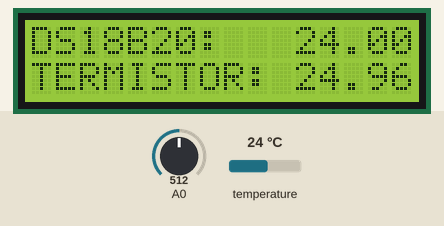
Recording of a sketch running on a simulated Arduino Uno, built with avr-gcc and run on an emulated ATmega328P. On the bench: 16×2 character LCD. The inputs (shaded band) are chosen by the test bench; at power-on: A0 = 512, temperature 24 °C. What the sketch prints to the serial monitor is not drawn.

Above: at 1.2 s.
1.3 s: A0 set to 716
At 3.3 s:
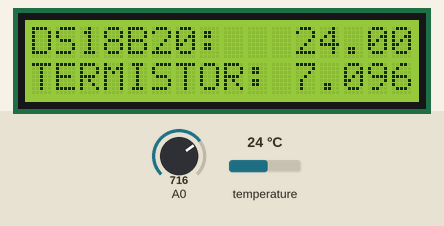
3.6 s: temperature set to 12 °C
At 5.3 s:
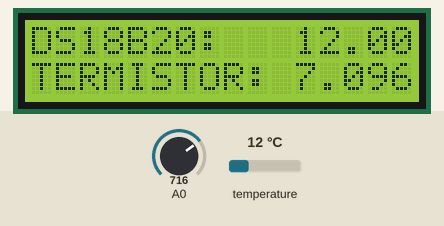
5.7 s: A0 set to 900
At 7.2 s:
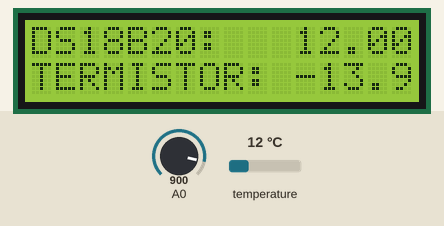
7.7 s: temperature set to 19 °C
At 9.2 s:
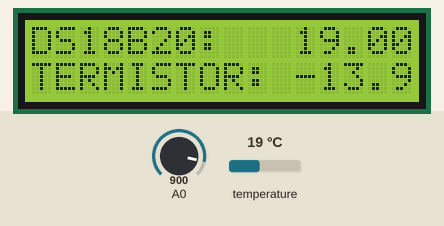
9.8 s: A0 set to 1023
At 11.2 s:
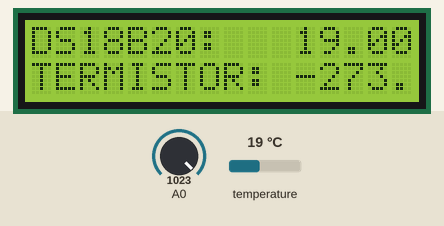
11.9 s: temperature set to 28 °C
At 13.2 s:
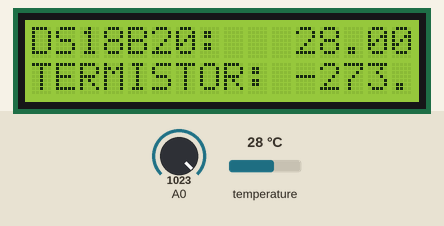
Timing chart, 0 to 14.9 s (numbered marks = the images above; inputs shaded):
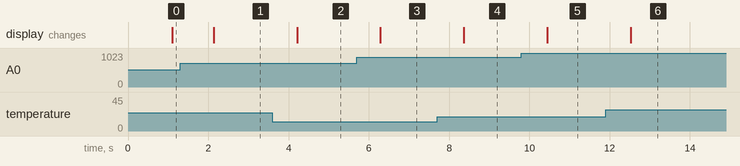

Measured:
- after the input at 1.3 s, the display: changes after 0.84 s (image 1)
- after the input at 3.6 s, the display: changes after 0.61 s (image 2)
- after the input at 5.7 s, the display: changes after 0.59 s (image 3)
- after the input at 7.7 s, the display: changes after 0.67 s (image 4)
- after the input at 9.8 s, the display: changes after 0.64 s (image 5)
- after the input at 11.9 s, the display: changes after 0.62 s (image 6)

The sketch:

3_lab.ino
```cpp
#include <LiquidCrystal_I2C.h>
#include <Wire.h>
#include <OneWire.h>
LiquidCrystal_I2C lcd(0x27,16,2);
OneWire ds(2);

void setup()
{
  Serial.begin(9600);
  lcd.init();
  lcd.backlight();
  lcd.display();
}

void loop()
{
  ds.reset();
  ds.write(0xCC);
  ds.write(0x44);

  delay(1000);
  ds.reset();
  ds.write(0xCC);
  ds.write(0xBE);

  byte data[2] = {ds.read(), ds.read()};

  lcd.setCursor(0,0);
  lcd.print("DS18B20:   " +String(((data[1] << 8) | data[0]) * 0.0625));

  float reading = analogRead(A0);
  reading = (100000 / (1023 / reading - 1));
  float temp = reading / 100000;
  temp = log(temp);
  temp /= 3950;
  temp += 1.0 / (25 + 273.15);
  temp = 1.0 / temp;
  temp -= 273.15;
  lcd.setCursor(0,1);
  Serial.println(temp);
  lcd.print("TERMISTOR: " + String(temp));
}
```
